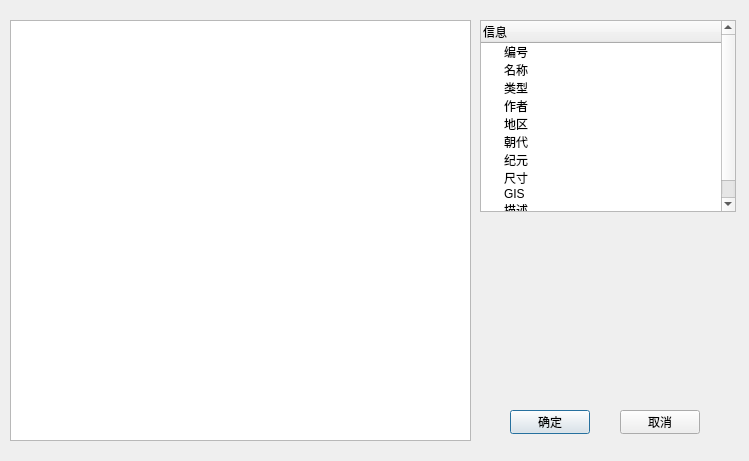
<?xml version="1.0" encoding="UTF-8"?>
<ui version="4.0">
 <class>ResultDisplay</class>
 <widget class="QDialog" name="ResultDisplay">
  <property name="geometry">
   <rect>
    <x>0</x>
    <y>0</y>
    <width>749</width>
    <height>461</height>
   </rect>
  </property>
  <property name="windowTitle">
   <string>Dialog</string>
  </property>
  <widget class="QGraphicsView" name="graphicsView">
   <property name="geometry">
    <rect>
     <x>10</x>
     <y>20</y>
     <width>461</width>
     <height>421</height>
    </rect>
   </property>
  </widget>
  <widget class="QTreeWidget" name="treeWidget">
   <property name="geometry">
    <rect>
     <x>480</x>
     <y>20</y>
     <width>256</width>
     <height>192</height>
    </rect>
   </property>
   <column>
    <property name="text">
     <string>信息</string>
    </property>
   </column>
   <item>
    <property name="text">
     <string>编号</string>
    </property>
   </item>
   <item>
    <property name="text">
     <string>名称</string>
    </property>
   </item>
   <item>
    <property name="text">
     <string>类型</string>
    </property>
   </item>
   <item>
    <property name="text">
     <string>作者</string>
    </property>
   </item>
   <item>
    <property name="text">
     <string>地区</string>
    </property>
   </item>
   <item>
    <property name="text">
     <string>朝代</string>
    </property>
   </item>
   <item>
    <property name="text">
     <string>纪元</string>
    </property>
   </item>
   <item>
    <property name="text">
     <string>尺寸</string>
    </property>
   </item>
   <item>
    <property name="text">
     <string>GIS</string>
    </property>
   </item>
   <item>
    <property name="text">
     <string>描述</string>
    </property>
   </item>
  </widget>
  <widget class="QPushButton" name="ok_pushButton">
   <property name="geometry">
    <rect>
     <x>510</x>
     <y>410</y>
     <width>80</width>
     <height>24</height>
    </rect>
   </property>
   <property name="text">
    <string>确定</string>
   </property>
  </widget>
  <widget class="QPushButton" name="cancle_pushButton">
   <property name="geometry">
    <rect>
     <x>620</x>
     <y>410</y>
     <width>80</width>
     <height>24</height>
    </rect>
   </property>
   <property name="text">
    <string>取消</string>
   </property>
  </widget>
 </widget>
 <resources/>
 <connections/>
</ui>
